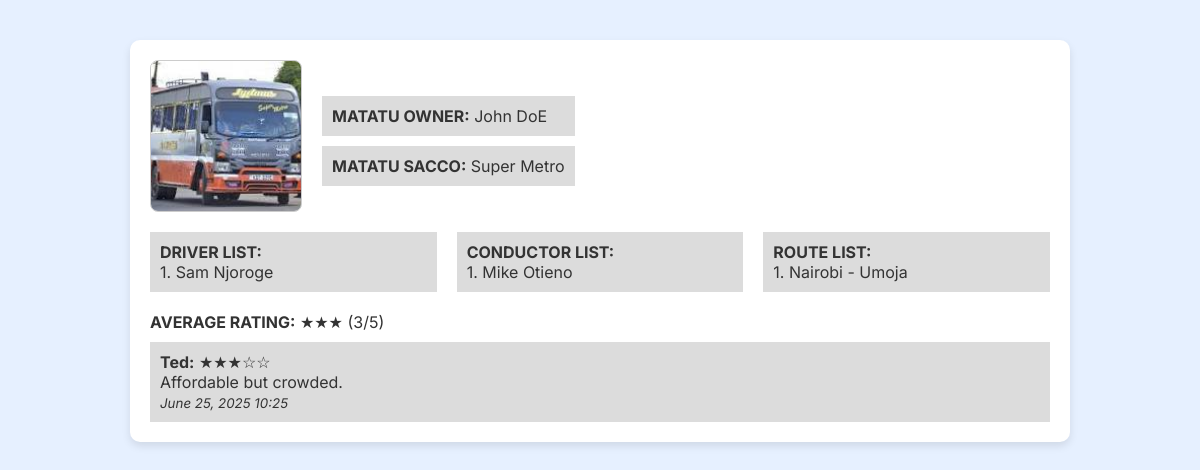
Screenshot of /Profile/Profile1.php?reg=KDA302B with the database file from the repository.
### tables this page shows
CREATE TABLE `matatu` (
  `SACCO` varchar(20) DEFAULT NULL,
  `Reg_number` varchar(20) NOT NULL,
  `route` varchar(100) DEFAULT NULL,
  `matatu_model` varchar(50) DEFAULT NULL,
  `Driver_list` varchar(255) DEFAULT NULL,
  `Conductor_list` varchar(255) DEFAULT NULL,
  `matatu_photo` varchar(255) DEFAULT NULL,
  `owner_id` int NOT NULL
);

CREATE TABLE `reviews` (
  `review_id` int NOT NULL,
  `reg_number` varchar(20) NOT NULL,
  `review` text NOT NULL,
  `rating` int NOT NULL,
  `passenger_id` int NOT NULL,
  `review_date` timestamp NULL DEFAULT CURRENT_TIMESTAMP
);

CREATE TABLE `passenger` (
  `passenger_id` int NOT NULL,
  `name` varchar(100) NOT NULL,
  `email` varchar(100) DEFAULT NULL,
  `password_hash` varchar(255) NOT NULL,
  `photo_url` varchar(255) DEFAULT NULL
);

### Profile/Profile.php (the view, shortened to what this page needs)
<?php
require_once __DIR__ . '/../login/db_connect.php';
$reg = $_GET['reg'] ?? '';
$matatu = null;
if ($reg) {
    $stmt = $pdo->prepare("SELECT * FROM matatu WHERE Reg_number = ?");
    $stmt->execute([$reg]);
    $matatu = $stmt->fetch(PDO::FETCH_ASSOC);
}
if (!empty($matatu)) {
    $drivers = explode(',', $matatu['Driver_list']);
    $conductors = explode(',', $matatu['Conductor_list']);
    $routes = explode(',', $matatu['route']);
    $filename = $matatu['matatu_photo'];
    $basePath = realpath(__DIR__ . '/../');
    $fullPath = $basePath . '/' . $filename;
    $photo = '../' . $filename;
    if (!empty($filename) && !file_exists($fullPath)) {
        if (str_starts_with($filename, 'pictures/')) {
            $altPath = $basePath . '/homepage/' . $filename;
            if (file_exists($altPath)) {
                $photo = '../homepage/' . $filename;
            } else {
                $photo = '../placeholder.jpg';
            }
        } else {
            $photo = '../placeholder.jpg';
        }
    }
    $reviewStmt = $pdo->prepare("SELECT r.*, p.name AS passenger_name FROM reviews r JOIN passenger p ON r.passenger_id = p.passenger_id WHERE r.reg_number = ? ORDER BY r.review_date DESC");
    $reviewStmt->execute([$reg]);
    $reviews = $reviewStmt->fetchAll(PDO::FETCH_ASSOC);
    $avgRating = 0;
    if (count($reviews) > 0) {
        $total = array_sum(array_column($reviews, 'rating'));
        $avgRating = round($total / count($reviews), 1);
    }
?>
<div class="profile-header">
  <img src="<?= htmlspecialchars($photo) ?>" alt="Matatu Photo" style="max-width: 300px;" />
  <div>
    <div class="info-box"><strong>MATATU OWNER:</strong> John DoE</div>
    <div class="info-box"><strong>MATATU SACCO:</strong> <?= htmlspecialchars($matatu['SACCO']) ?></div>
  </div>
</div>
<div class="lists">
  <div class="list-box">
    <strong>DRIVER LIST:</strong><br>
    <?php foreach ($drivers as $i => $driver): ?>
      <?= ($i+1) . '. ' . htmlspecialchars(trim($driver)) ?><br>
    <?php endforeach; ?>
  </div>
  <div class="list-box">
    <strong>CONDUCTOR LIST:</strong><br>
    <?php foreach ($conductors as $i => $conductor): ?>
      <?= ($i+1) . '. ' . htmlspecialchars(trim($conductor)) ?><br>
    <?php endforeach; ?>
  </div>
  <div class="list-box">
    <strong>ROUTE LIST:</strong><br>
    <?php foreach ($routes as $i => $route): ?>
      <?= ($i+1) . '. ' . htmlspecialchars(trim($route)) ?><br>
    <?php endforeach; ?>
  </div>
</div>
<div class="rating">
  <strong>AVERAGE RATING:</strong> <?= str_repeat("★", floor($avgRating)) ?><?= ($avgRating - floor($avgRating)) >= 0.5 ? "½" : "" ?> (<?= $avgRating ?>/5)
</div>
<?php if (count($reviews) > 0): ?>
  <?php foreach ($reviews as $review): ?>
    <div class="review-box">
      <strong><?= htmlspecialchars($review['passenger_name']) ?>:</strong>
      <?= str_repeat("★", $review['rating']) ?><?= str_repeat("☆", 5 - $review['rating']) ?><br>
      <?= htmlspecialchars($review['review']) ?><br>
      <small><em><?= date("F j, Y H:i", strtotime($review['review_date'])) ?></em></small>
    </div>
  <?php endforeach; ?>
<?php else: ?>
  <div class="review-box">
    <em>No reviews yet for this matatu.</em>
  </div>
<?php endif; ?>
<?php
} else {
    echo "<p>⚠️ Matatu not found with Reg_number: " . htmlspecialchars($reg) . "</p>";
}
?>

### admin/admin.css (style rules this page uses)
body { font-family: 'Inter', sans-serif; background: #f0f8ff; margin: 0; padding: 0; color: #333; }

### Profile/Profile.css (style rules this page uses)
body { background-color: #e6f0ff; font-family: 'Inter', sans-serif; }
.profile-header { display: flex; align-items: center; gap: 20px; }
.profile-header img { width: 150px; height: 150px; object-fit: cover; border-radius: 8px; border: 1px solid #ccc; }
.info-box { background-color: #dcdcdc; padding: 10px; margin-top: 10px; }
.lists { display: flex; gap: 20px; margin-top: 20px; }
.list-box { flex: 1; background-color: #dcdcdc; padding: 10px; }
.rating { margin-top: 20px; }
.review-box { background-color: #dcdcdc; padding: 10px; margin-top: 10px; }

### rows the page displays
matatu: matatu_photo (picture), SACCO "Super Metro", Driver_list "Sam Njoroge", Conductor_list "Mike Otieno", route "Nairobi - Umoja"
reviews: passenger.name "Ted", rating "★★★", rating "☆☆", review "Affordable but crowded.", review_date "June 25, 2025 10:25"

### other values shown
str_repeat("★", floor($avgRating)) "★★★"
$avgRating "3"
